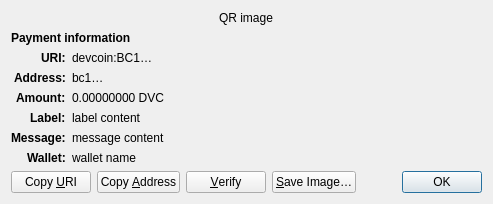
<?xml version="1.0" encoding="UTF-8"?>
<ui version="4.0">
 <class>ReceiveRequestDialog</class>
 <widget class="QDialog" name="ReceiveRequestDialog">
  <property name="geometry">
   <rect>
    <x>0</x>
    <y>0</y>
    <width>413</width>
    <height>229</height>
   </rect>
  </property>
  <property name="windowTitle">
   <string>Request payment to …</string>
  </property>
  <layout class="QGridLayout" name="gridLayout" columnstretch="0,1">
   <property name="sizeConstraint">
    <enum>QLayout::SetFixedSize</enum>
   </property>
   <item row="0" column="0" colspan="2" alignment="Qt::AlignHCenter">
    <widget class="QRImageWidget" name="qr_code">
     <property name="text">
      <string notr="true">QR image</string>
     </property>
     <property name="textInteractionFlags">
      <set>Qt::NoTextInteraction</set>
     </property>
    </widget>
   </item>
   <item row="1" column="0" colspan="2">
    <widget class="QLabel" name="payment_header">
     <property name="font">
      <font>
       <weight>75</weight>
       <bold>true</bold>
      </font>
     </property>
     <property name="text">
      <string>Payment information</string>
     </property>
     <property name="textInteractionFlags">
      <set>Qt::NoTextInteraction</set>
     </property>
    </widget>
   </item>
   <item row="2" column="0" alignment="Qt::AlignRight|Qt::AlignTop">
    <widget class="QLabel" name="uri_tag">
     <property name="font">
      <font>
       <weight>75</weight>
       <bold>true</bold>
      </font>
     </property>
     <property name="text">
      <string notr="true">URI:</string>
     </property>
     <property name="textFormat">
      <enum>Qt::PlainText</enum>
     </property>
     <property name="textInteractionFlags">
      <set>Qt::NoTextInteraction</set>
     </property>
    </widget>
   </item>
   <item row="2" column="1" alignment="Qt::AlignTop">
    <widget class="QLabel" name="uri_content">
     <property name="text">
      <string notr="true">devcoin:BC1…</string>
     </property>
     <property name="textFormat">
      <enum>Qt::RichText</enum>
     </property>
     <property name="wordWrap">
      <bool>true</bool>
     </property>
     <property name="textInteractionFlags">
      <set>Qt::TextSelectableByMouse</set>
     </property>
    </widget>
   </item>
   <item row="3" column="0" alignment="Qt::AlignRight|Qt::AlignTop">
    <widget class="QLabel" name="address_tag">
     <property name="font">
      <font>
       <weight>75</weight>
       <bold>true</bold>
      </font>
     </property>
     <property name="text">
      <string>Address:</string>
     </property>
     <property name="textInteractionFlags">
      <set>Qt::NoTextInteraction</set>
     </property>
    </widget>
   </item>
   <item row="3" column="1" alignment="Qt::AlignTop">
    <widget class="QLabel" name="address_content">
     <property name="text">
      <string notr="true">bc1…</string>
     </property>
     <property name="textFormat">
      <enum>Qt::PlainText</enum>
     </property>
     <property name="textInteractionFlags">
      <set>Qt::TextSelectableByMouse</set>
     </property>
    </widget>
   </item>
   <item row="4" column="0" alignment="Qt::AlignRight|Qt::AlignTop">
    <widget class="QLabel" name="amount_tag">
     <property name="font">
      <font>
       <weight>75</weight>
       <bold>true</bold>
      </font>
     </property>
     <property name="text">
      <string>Amount:</string>
     </property>
     <property name="textInteractionFlags">
      <set>Qt::NoTextInteraction</set>
     </property>
    </widget>
   </item>
   <item row="4" column="1" alignment="Qt::AlignTop">
    <widget class="QLabel" name="amount_content">
     <property name="text">
      <string notr="true">0.00000000 DVC</string>
     </property>
     <property name="textFormat">
      <enum>Qt::PlainText</enum>
     </property>
     <property name="textInteractionFlags">
      <set>Qt::TextSelectableByMouse</set>
     </property>
    </widget>
   </item>
   <item row="5" column="0" alignment="Qt::AlignRight|Qt::AlignTop">
    <widget class="QLabel" name="label_tag">
     <property name="font">
      <font>
       <weight>75</weight>
       <bold>true</bold>
      </font>
     </property>
     <property name="text">
      <string>Label:</string>
     </property>
     <property name="textInteractionFlags">
      <set>Qt::NoTextInteraction</set>
     </property>
    </widget>
   </item>
   <item row="5" column="1" alignment="Qt::AlignTop">
    <widget class="QLabel" name="label_content">
     <property name="text">
      <string notr="true">label content</string>
     </property>
     <property name="textFormat">
      <enum>Qt::PlainText</enum>
     </property>
     <property name="wordWrap">
      <bool>true</bool>
     </property>
     <property name="textInteractionFlags">
      <set>Qt::TextSelectableByMouse</set>
     </property>
    </widget>
   </item>
   <item row="6" column="0" alignment="Qt::AlignRight|Qt::AlignTop">
    <widget class="QLabel" name="message_tag">
     <property name="font">
      <font>
       <weight>75</weight>
       <bold>true</bold>
      </font>
     </property>
     <property name="text">
      <string>Message:</string>
     </property>
     <property name="textInteractionFlags">
      <set>Qt::NoTextInteraction</set>
     </property>
    </widget>
   </item>
   <item row="6" column="1" alignment="Qt::AlignTop">
    <widget class="QLabel" name="message_content">
     <property name="text">
      <string notr="true">message content</string>
     </property>
     <property name="textFormat">
      <enum>Qt::PlainText</enum>
     </property>
     <property name="wordWrap">
      <bool>true</bool>
     </property>
     <property name="textInteractionFlags">
      <set>Qt::TextSelectableByMouse</set>
     </property>
    </widget>
   </item>
   <item row="7" column="0" alignment="Qt::AlignRight|Qt::AlignTop">
    <widget class="QLabel" name="wallet_tag">
     <property name="font">
      <font>
       <weight>75</weight>
       <bold>true</bold>
      </font>
     </property>
     <property name="text">
      <string>Wallet:</string>
     </property>
     <property name="textInteractionFlags">
      <set>Qt::NoTextInteraction</set>
     </property>
    </widget>
   </item>
   <item row="7" column="1" alignment="Qt::AlignTop">
    <widget class="QLabel" name="wallet_content">
     <property name="text">
      <string notr="true">wallet name</string>
     </property>
     <property name="textFormat">
      <enum>Qt::PlainText</enum>
     </property>
     <property name="wordWrap">
      <bool>true</bool>
     </property>
     <property name="textInteractionFlags">
      <set>Qt::TextSelectableByMouse</set>
     </property>
    </widget>
   </item>
   <item row="8" column="0" colspan="2">
    <layout class="QHBoxLayout" name="horizontalLayout">
     <item>
      <widget class="QPushButton" name="btnCopyURI">
       <property name="text">
        <string>Copy &amp;URI</string>
       </property>
       <property name="autoDefault">
        <bool>false</bool>
       </property>
      </widget>
     </item>
     <item>
      <widget class="QPushButton" name="btnCopyAddress">
       <property name="text">
        <string>Copy &amp;Address</string>
       </property>
       <property name="autoDefault">
        <bool>false</bool>
       </property>
      </widget>
     </item>
     <item>
      <widget class="QPushButton" name="btnVerify">
       <property name="text">
        <string>&amp;Verify</string>
       </property>
       <property name="toolTip">
        <string>Verify this address on e.g. a hardware wallet screen</string>
       </property>
       <property name="autoDefault">
        <bool>false</bool>
       </property>
      </widget>
     </item>
     <item>
      <widget class="QPushButton" name="btnSaveAs">
       <property name="text">
        <string>&amp;Save Image…</string>
       </property>
       <property name="autoDefault">
        <bool>false</bool>
       </property>
      </widget>
     </item>
     <item>
      <spacer name="horizontalSpacer_2">
       <property name="orientation">
        <enum>Qt::Horizontal</enum>
       </property>
       <property name="sizeHint" stdset="0">
        <size>
         <width>40</width>
         <height>20</height>
        </size>
       </property>
      </spacer>
     </item>
     <item>
      <widget class="QDialogButtonBox" name="buttonBox">
       <property name="focusPolicy">
        <enum>Qt::StrongFocus</enum>
       </property>
       <property name="standardButtons">
        <set>QDialogButtonBox::Ok</set>
       </property>
      </widget>
     </item>
    </layout>
   </item>
  </layout>
 </widget>
 <customwidgets>
  <customwidget>
   <class>QRImageWidget</class>
   <extends>QLabel</extends>
   <header>qt/qrimagewidget.h</header>
  </customwidget>
 </customwidgets>
 <tabstops>
  <tabstop>buttonBox</tabstop>
  <tabstop>btnCopyURI</tabstop>
  <tabstop>btnCopyAddress</tabstop>
  <tabstop>btnSaveAs</tabstop>
 </tabstops>
 <resources/>
 <connections>
  <connection>
   <sender>buttonBox</sender>
   <signal>accepted()</signal>
   <receiver>ReceiveRequestDialog</receiver>
   <slot>accept()</slot>
   <hints>
    <hint type="sourcelabel">
     <x>135</x>
     <y>230</y>
    </hint>
    <hint type="destinationlabel">
     <x>135</x>
     <y>126</y>
    </hint>
   </hints>
  </connection>
 </connections>
</ui>
